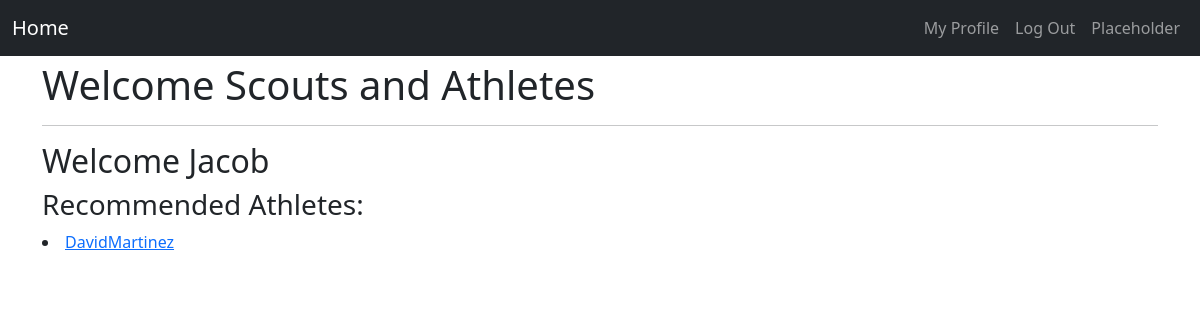
/ (signed in), run on an earlier commit of the app's database.
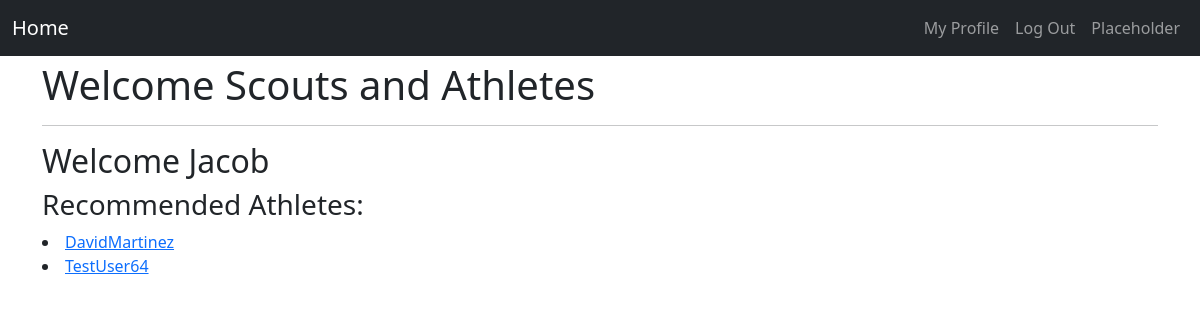
And on a later commit of the database.
### api/models.py (models this page shows, shortened)
class CustomUser(auth.models.AbstractUser, auth.models.PermissionsMixin):
    user_type_choices = (
        (0, 'Scout'),
        (1, 'Athlete'),
    )
    height_foot_options = (
        (4, '4'),
        (5, '5'),
        (6, '6'),
        (7, '7'),
    )
    height_inch_options = (
        (0, '0'),
        (1, '1'),
        (2, '2'),
        (3, '3'),
        (4, '4'),
        (5, '5'),
        (6, '6'),
        (7, '7'),
        (8, '8'),
        (9, '9'),
        (10, '10'),
        (11, '11'),
        (12, '12'),
    )
    weight_lb = models.IntegerField(default=140)
    height_ft = models.IntegerField(choices=height_foot_options, default=5)
    height_in = models.IntegerField(choices=height_inch_options, default=6)
    school = models.CharField(max_length=128, blank=True)
    user_type = models.PositiveSmallIntegerField(choices=user_type_choices)

### api/views.py (the view)
# urls.py: path('', views.HomePage.as_view(), name='home_page'),
class HomePage(ListView):
    model = models.CustomUser
    template_name = 'index.html'
    context_object_name = 'user_list'

### templates/index.html (shortened to what this page needs)
{% extends 'base.html' %}
{% block bodyblock %}
<div class="container">
    <h1 class="welcome">Welcome Scouts and Athletes</h1>
    <hr>
    {% if user.is_authenticated %}
        <h2>Welcome {{ user.first_name }}</h2>
        {% if user.user_type == 0 %}
            <h3>Recommended Athletes:</h3>
                {% for athlete in user_list %}
                    {% if athlete.user_type == 1 %}
                        <li><a href="user/{{athlete.id}}">{{ athlete.username }}</a></li>
                    {% endif %}
                {% empty %}
                    <p>No athletes found</p>
                {% endfor %}
        {% endif %}
    {% else %}
    <div class="mt-4 p-5 bg-dark text-white rounded">
        <a href="{% url 'api:login_page' %}" class="btn btn-primary">Log In</a>
        <hr>
        <p>Not a member? <a href="{% url 'api:signup_page' %}" class="btn btn-secondary">Sign Up</a></p>
    </div>
    {% endif %}
</div>
{% endblock bodyblock %}

### templates/base.html (shortened to what this page needs)
<!DOCTYPE html>
{% load static %}
<html lang="en">
<head>
    <link href="https://cdn.jsdelivr.net/npm/bootstrap@5.2.1/dist/css/bootstrap.min.css" rel="stylesheet">
    <link rel="stylesheet" href="{% static 'css/master.css' %}">
</head>
<body>
    <nav class="navbar navbar-expand-md bg-dark navbar-dark">
        <div class="container-fluid">
            <a class="navbar-brand" href="{% url 'api:home_page' %}">Home</a>
            <ul class="navbar-nav ms-auto">
                {% if user.is_authenticated %}
                <li>
                    <a class="nav-link" href="#">My Profile</a>
                </li>
                <li>
                    <a class="nav-link" href="{% url 'api:logout_page' %}">Log Out</a>
                </li>
                {% endif %}
                <li>
                    <a class="nav-link" href="#">Placeholder</a>
                </li>
            </ul>
        </div>
    </nav>
    {% block bodyblock %}
    {% endblock bodyblock %}
</body>
</html>

### static/css/master.css (style rules this page uses)
.welcome { padding-top: 5px; }

What changed in the data, as far as the page shows it:
added CustomUser: username "TestUser64"
